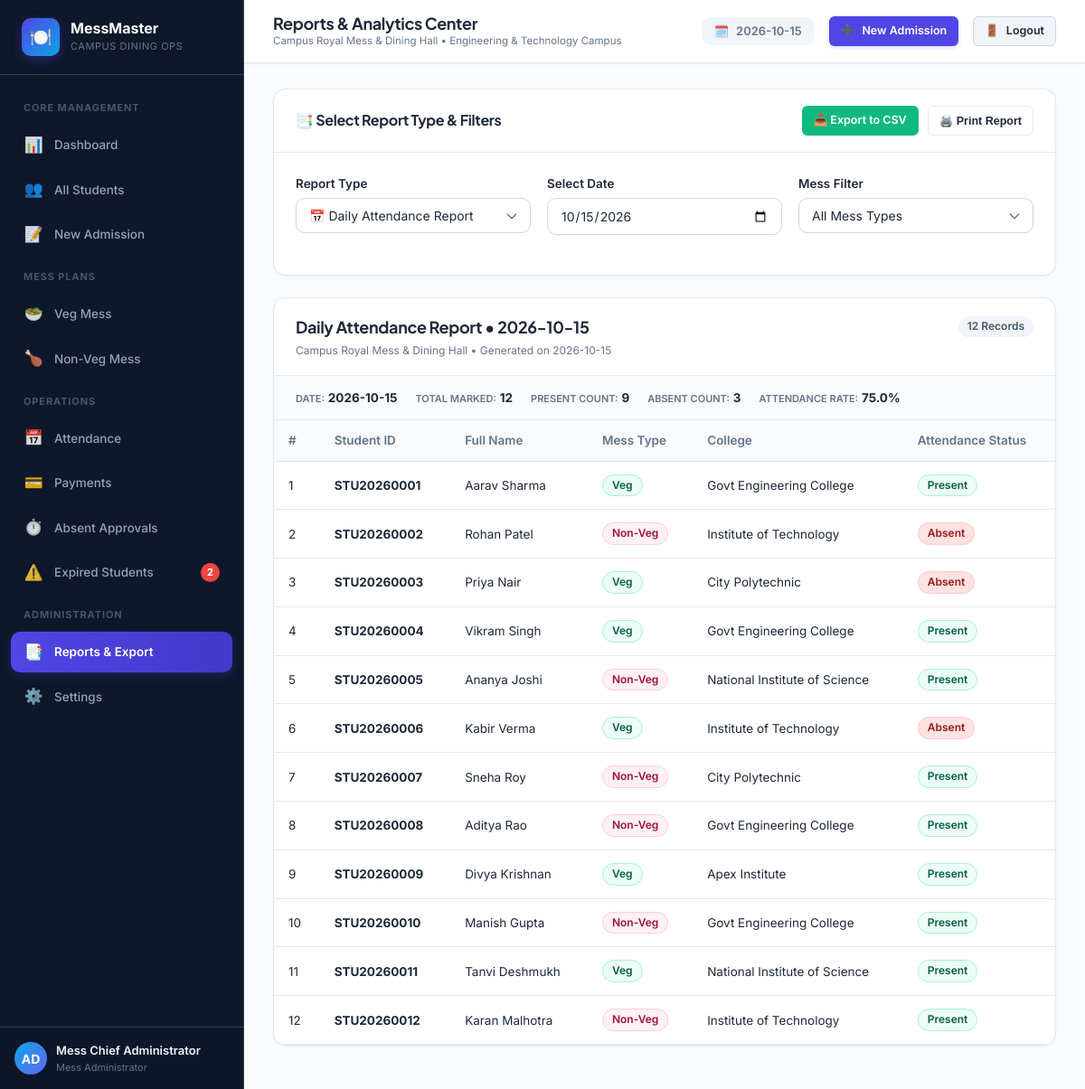
The app's page /reports (signed in) with its own data.
### tables this page shows
CREATE TABLE users (
            id INTEGER PRIMARY KEY AUTOINCREMENT,
            username TEXT UNIQUE NOT NULL,
            password_hash TEXT NOT NULL,
            full_name TEXT NOT NULL,
            role TEXT DEFAULT 'admin',
            created_at DATETIME DEFAULT CURRENT_TIMESTAMP
        );

CREATE TABLE settings (
            id INTEGER PRIMARY KEY AUTOINCREMENT,
            key TEXT UNIQUE NOT NULL,
            value TEXT NOT NULL,
            description TEXT
        );

CREATE TABLE attendance (
            id INTEGER PRIMARY KEY AUTOINCREMENT,
            student_id TEXT NOT NULL,
            date DATE NOT NULL,
            status TEXT NOT NULL CHECK(status IN ('Present', 'Absent')),
            marked_by TEXT DEFAULT 'admin',
            created_at DATETIME DEFAULT CURRENT_TIMESTAMP,
            UNIQUE(student_id, date),
            FOREIGN KEY (student_id) REFERENCES students(student_id) ON DELETE CASCADE
        );

CREATE TABLE students (
            id INTEGER PRIMARY KEY AUTOINCREMENT,
            student_id TEXT UNIQUE NOT NULL,
            full_name TEXT NOT NULL,
            mobile TEXT UNIQUE NOT NULL,
            college_name TEXT NOT NULL,
            mess_type TEXT NOT NULL CHECK(mess_type IN ('Veg', 'Non-Veg')),
            status TEXT NOT NULL DEFAULT 'Active' CHECK(status IN ('Active', 'Expired', 'Deactivated')),
            admission_date DATE NOT NULL,
            created_at DATETIME DEFAULT CURRENT_TIMESTAMP,
            updated_at DATETIME DEFAULT CURRENT_TIMESTAMP
        );

### app.py (the view, shortened to what this page needs)
@app.route('/reports')
@login_required
def reports():
    database.update_all_mess_expiries()
    report_type = request.args.get('report_type', 'daily_attendance')
    selected_date = request.args.get('date', date.today().isoformat())
    selected_month = request.args.get('month', datetime.now().strftime("%Y-%m"))
    mess_filter = request.args.get('mess_type', 'all')
    conn = database.get_db_connection()
    report_data = []
    summary_data = {}
    if report_type == 'daily_attendance':
        query = """
            SELECT a.date, s.student_id, s.full_name, s.mess_type, s.college_name, a.status
            FROM attendance a
            JOIN students s ON a.student_id = s.student_id
            WHERE a.date = ?
        """
        params = [selected_date]
        if mess_filter in ('Veg', 'Non-Veg'):
            query += " AND s.mess_type = ?"
            params.append(mess_filter)
        query += " ORDER BY s.student_id ASC"
        report_data = conn.execute(query, params).fetchall()
        present_c = sum(1 for r in report_data if r['status'] == 'Present')
        absent_c = sum(1 for r in report_data if r['status'] == 'Absent')
        summary_data = {
            "date": selected_date,
            "total_marked": len(report_data),
            "present_count": present_c,
            "absent_count": absent_c,
            "attendance_rate": f"{(present_c / len(report_data) * 100):.1f}%" if report_data else "0%"
        }
    conn.close()
    return render_template('reports.html',
        report_type=report_type,
        selected_date=selected_date,
        selected_month=selected_month,
        mess_filter=mess_filter,
        report_data=report_data,
        summary=summary_data
    )

### app.py (called while the page is built)
def login_required(f):
    @wraps(f)
    def decorated_function(*args, **kwargs):
        if 'user_id' not in session:
            flash("Please sign in to access the Mess Management System.", "warning")
            return redirect(url_for('login', next=request.url))
        return f(*args, **kwargs)
    return decorated_function

### database.py (called while the page is built, shortened)
def get_db_path():
    return DEFAULT_DB_PATH

def get_db_connection():
    db_file = get_db_path()
    try:
        os.makedirs(os.path.dirname(db_file), exist_ok=True)
    except OSError:
        pass
    conn = sqlite3.connect(db_file)
    conn.row_factory = sqlite3.Row
    conn.execute("PRAGMA foreign_keys = ON;")
    return conn

def get_setting(key, default_value=''):
    conn = get_db_connection()
    row = conn.execute("SELECT value FROM settings WHERE key = ?", (key,)).fetchone()
    conn.close()
    return row['value'] if row else default_value

### templates/reports.html (shortened to what this page needs)
{% extends "base.html" %}
{% block page_title %}Reports & Analytics Center{% endblock %}
{% block content %}
<div class="panel btn-print-hide" style="margin-bottom: 24px;">
  <div class="panel-header">
    <h3 class="panel-title">📑 Select Report Type & Filters</h3>
    <div style="display: flex; gap: 10px;">
      <a href="{{ url_for('export_csv', report_type=report_type, date=selected_date, month=selected_month, mess_type=mess_filter) }}" class="btn btn-success btn-sm">
        📥 Export to CSV
      </a>
      <button onclick="window.print()" class="btn btn-outline btn-sm">
        🖨️ Print Report
      </button>
    </div>
  </div>
  <div class="panel-body">
    <form method="GET" action="{{ url_for('reports') }}">
      <div class="form-row">
        <div class="form-group">
          <label class="form-label" for="reportTypeSelect">Report Type</label>
          <select name="report_type" id="reportTypeSelect" class="form-control form-select" onchange="this.form.submit()">
            <option value="daily_attendance" {% if report_type == 'daily_attendance' %}selected{% endif %}>📅 Daily Attendance Report</option>
          </select>
        </div>
        {% if report_type == 'daily_attendance' %}
          <div class="form-group">
            <label class="form-label" for="reportDate">Select Date</label>
            <input type="date" class="form-control" name="date" id="reportDate" value="{{ selected_date }}" onchange="this.form.submit()">
          </div>
        {% elif report_type in ('monthly_attendance', 'payments_collection') %}
          <div class="form-group">
            <label class="form-label" for="reportMonth">Select Month</label>
            <input type="month" class="form-control" name="month" id="reportMonth" value="{{ selected_month }}" onchange="this.form.submit()">
          </div>
        {% endif %}
        {% if report_type in ('daily_attendance', 'monthly_attendance') %}
          <div class="form-group">
            <label class="form-label" for="reportMessType">Mess Filter</label>
            <select name="mess_type" id="reportMessType" class="form-control form-select" onchange="this.form.submit()">
              <option value="all" {% if mess_filter == 'all' %}selected{% endif %}>All Mess Types</option>
            </select>
          </div>
        {% endif %}
      </div>
    </form>
  </div>
</div>
<div class="panel">
  <div class="panel-header" style="flex-direction: column; align-items: flex-start; gap: 4px;">
    <div style="display: flex; justify-content: space-between; width: 100%; align-items: center;">
      <h2 style="font-size: 18px;">
        {% if report_type == 'daily_attendance' %}
          Daily Attendance Report &bull; {{ selected_date }}
        {% elif report_type == 'monthly_attendance' %}
          Monthly Attendance Summary &bull; {{ selected_month }}
        {% elif report_type == 'payments_collection' %}
          Fee Collection Report &bull; {{ selected_month }}
        {% elif report_type == 'pending_fees' %}
          Pending Fees & Outstanding Balances Report
        {% elif report_type == 'expired_students' %}
          Expired Mess Memberships Audit Report
        {% elif report_type == 'absent_adjustments' %}
          Approved Absent-Day Extensions Report
        {% endif %}
      </h2>
      <span class="badge" style="background:#f1f5f9; color:#475569;">{{ report_data|length }} Records</span>
    </div>
    <div style="font-size: 12px; color: var(--text-muted);">
      {{ mess_name }} &bull; Generated on {{ today_date }}
    </div>
  </div>
  {% if summary %}
    <div class="panel-body" style="background: #f8fafc; border-bottom: 1px solid var(--card-border); padding: 14px 24px;">
      <div style="display: flex; gap: 20px; flex-wrap: wrap; font-size: 13.5px;">
        {% for k, v in summary.items() %}
          <div>
            <span style="color: var(--text-muted); text-transform: uppercase; font-size: 11px; font-weight: 600;">{{ k.replace('_', ' ') }}:</span>
            {% if 'amount' in k or 'pending' in k %}
              <strong>{{ currency_symbol }}{{ "%.2f"|format(v) }}</strong>
            {% else %}
              <strong>{{ v }}</strong>
            {% endif %}
          </div>
        {% endfor %}
      </div>
    </div>
  {% endif %}
  <div class="panel-body" style="padding: 0;">
    <div class="table-responsive">
      <table class="data-table">
        {% if report_type == 'daily_attendance' %}
          <thead>
            <tr>
              <th>#</th>
              <th>Student ID</th>
              <th>Full Name</th>
              <th>Mess Type</th>
              <th>College</th>
              <th>Attendance Status</th>
            </tr>
          </thead>
          <tbody>
            {% for r in report_data %}
              <tr>
                <td>{{ loop.index }}</td>
                <td><strong>{{ r.student_id }}</strong></td>
                <td>{{ r.full_name }}</td>
                <td><span class="badge {% if r.mess_type == 'Veg' %}badge-veg{% else %}badge-nonveg{% endif %}">{{ r.mess_type }}</span></td>
                <td>{{ r.college_name }}</td>
                <td>
                  {% if r.status == 'Present' %}
                    <span class="badge badge-active">Present</span>
                  {% else %}
                    <span class="badge badge-expired">Absent</span>
                  {% endif %}
                </td>
              </tr>
            {% endfor %}
          </tbody>
        {% endif %}
      </table>
    </div>
  </div>
</div>
{% endblock %}

### templates/base.html (shortened to what this page needs)
<!DOCTYPE html>
<html lang="en">
<head>
  <link rel="stylesheet" href="{{ url_for('static', filename='css/style.css') }}">
</head>
<body>
  <div class="app-container">
    <aside class="sidebar" id="appSidebar">
      <div class="sidebar-header">
        <div class="brand-icon">🍽️</div>
        <div class="brand-title">
          <span class="brand-name">MessMaster</span>
          <span class="brand-sub">Campus Dining Ops</span>
        </div>
      </div>
      <nav class="sidebar-nav">
        <div class="nav-section-title">Core Management</div>
        <a href="{{ url_for('dashboard') }}" class="nav-item {% if request.endpoint == 'dashboard' %}active{% endif %}" id="nav-dashboard">
          <div class="nav-item-content">
            <span class="icon">📊</span>
            <span>Dashboard</span>
          </div>
        </a>
        <a href="{{ url_for('students') }}" class="nav-item {% if request.endpoint == 'students' %}active{% endif %}" id="nav-students">
          <div class="nav-item-content">
            <span class="icon">👥</span>
            <span>All Students</span>
          </div>
        </a>
        <a href="{{ url_for('admission') }}" class="nav-item {% if request.endpoint == 'admission' %}active{% endif %}" id="nav-admission">
          <div class="nav-item-content">
            <span class="icon">📝</span>
            <span>New Admission</span>
          </div>
        </a>
        <div class="nav-section-title">Mess Plans</div>
        <a href="{{ url_for('veg_mess') }}" class="nav-item {% if request.endpoint == 'veg_mess' %}active{% endif %}" id="nav-veg">
          <div class="nav-item-content">
            <span class="icon">🥗</span>
            <span>Veg Mess</span>
          </div>
        </a>
        <a href="{{ url_for('nonveg_mess') }}" class="nav-item {% if request.endpoint == 'nonveg_mess' %}active{% endif %}" id="nav-nonveg">
          <div class="nav-item-content">
            <span class="icon">🍗</span>
            <span>Non-Veg Mess</span>
          </div>
        </a>
        <div class="nav-section-title">Operations</div>
        <a href="{{ url_for('attendance') }}" class="nav-item {% if request.endpoint == 'attendance' %}active{% endif %}" id="nav-attendance">
          <div class="nav-item-content">
            <span class="icon">📅</span>
            <span>Attendance</span>
          </div>
        </a>
        <a href="{{ url_for('payments') }}" class="nav-item {% if request.endpoint == 'payments' %}active{% endif %}" id="nav-payments">
          <div class="nav-item-content">
            <span class="icon">💳</span>
            <span>Payments</span>
          </div>
        </a>
        <a href="{{ url_for('absent_approvals') }}" class="nav-item {% if request.endpoint == 'absent_approvals' %}active{% endif %}" id="nav-absent-approvals">
          <div class="nav-item-content">
            <span class="icon">⏱️</span>
            <span>Absent Approvals</span>
          </div>
        </a>
        <a href="{{ url_for('expired_students') }}" class="nav-item {% if request.endpoint == 'expired_students' %}active{% endif %}" id="nav-expired">
          <div class="nav-item-content">
            <span class="icon">⚠️</span>
            <span>Expired Students</span>
          </div>
          {% if badge_expired_count > 0 %}
          <span class="nav-badge danger">{{ badge_expired_count }}</span>
          {% endif %}
        </a>
        <div class="nav-section-title">Administration</div>
        <a href="{{ url_for('reports') }}" class="nav-item {% if request.endpoint == 'reports' %}active{% endif %}" id="nav-reports">
          <div class="nav-item-content">
            <span class="icon">📑</span>
            <span>Reports & Export</span>
          </div>
        </a>
        <a href="{{ url_for('settings') }}" class="nav-item {% if request.endpoint == 'settings' %}active{% endif %}" id="nav-settings">
          <div class="nav-item-content">
            <span class="icon">⚙️</span>
            <span>Settings</span>
          </div>
        </a>
      </nav>
      <div class="sidebar-footer">
        <div class="user-badge">
          <div class="user-avatar">AD</div>
          <div class="user-info">
            <span class="user-name">{{ current_user.full_name if current_user else 'Admin' }}</span>
            <span class="user-role">Mess Administrator</span>
          </div>
        </div>
      </div>
    </aside>
    <div class="main-wrapper">
      <header class="topbar">
        <div class="topbar-left">
          <div class="page-breadcrumb">
            <h1 class="page-title">{% block page_title %}College Mess Management{% endblock %}</h1>
            <span style="font-size: 11.5px; color: var(--text-muted);">{{ mess_name }} &bull; {{ college_name }}</span>
          </div>
        </div>
        <div class="topbar-right">
          <div class="date-indicator">
            <span>🗓️</span>
            <span>{{ today_date }}</span>
          </div>
          <a href="{{ url_for('admission') }}" class="btn btn-primary btn-sm" id="btn-quick-admission">
            <span>➕</span>
            <span>New Admission</span>
          </a>
          <a href="{{ url_for('logout') }}" class="btn btn-secondary btn-sm" title="Sign Out">
            <span>🚪</span>
            <span>Logout</span>
          </a>
        </div>
      </header>
      <main class="content-body">
        {% block content %}{% endblock %}
      </main>
    </div>
  </div>
</body>
</html>

### records on screen
users: full_name "Mess Chief Administrator"
settings: value "Campus Royal Mess & Dining Hall"
settings: value "Engineering & Technology Campus"
attendance: student_id "STU20260001", full_name "Aarav Sharma", mess_type "Veg", college_name "Govt Engineering College", status "Present"
attendance: student_id "STU20260002", full_name "Rohan Patel", mess_type "Non-Veg", college_name "Institute of Technology", status "Absent"
attendance: student_id "STU20260003", full_name "Priya Nair", mess_type "Veg", college_name "City Polytechnic", status "Absent"
attendance: student_id "STU20260004", full_name "Vikram Singh", mess_type "Veg", college_name "Govt Engineering College", status "Present"
attendance: student_id "STU20260005", full_name "Ananya Joshi", mess_type "Non-Veg", college_name "National Institute of Science", status "Present"
attendance: student_id "STU20260006", full_name "Kabir Verma", mess_type "Veg", college_name "Institute of Technology", status "Absent"
attendance: student_id "STU20260007", full_name "Sneha Roy", mess_type "Non-Veg", college_name "City Polytechnic", status "Present"
attendance: student_id "STU20260008", full_name "Aditya Rao", mess_type "Non-Veg", college_name "Govt Engineering College", status "Present"
attendance: student_id "STU20260009", full_name "Divya Krishnan", mess_type "Veg", college_name "Apex Institute", status "Present"
attendance: student_id "STU20260010", full_name "Manish Gupta", mess_type "Non-Veg", college_name "Govt Engineering College", status "Present"
attendance: student_id "STU20260011", full_name "Tanvi Deshmukh", mess_type "Veg", college_name "National Institute of Science", status "Present"
attendance: student_id "STU20260012", full_name "Karan Malhotra", mess_type "Non-Veg", college_name "Institute of Technology", status "Present"

### other values on screen
{{ badge_expired_count }} "2"
{{ selected_date }} "2026-10-15"
{{ report_data|length }} "12"
{{ k.replace('_', ' ') }} "DATE" "TOTAL MARKED" "PRESENT COUNT" "ABSENT COUNT" "ATTENDANCE RATE"
{{ v }} "2026-10-15" "12" "9" "3" "75.0%"
